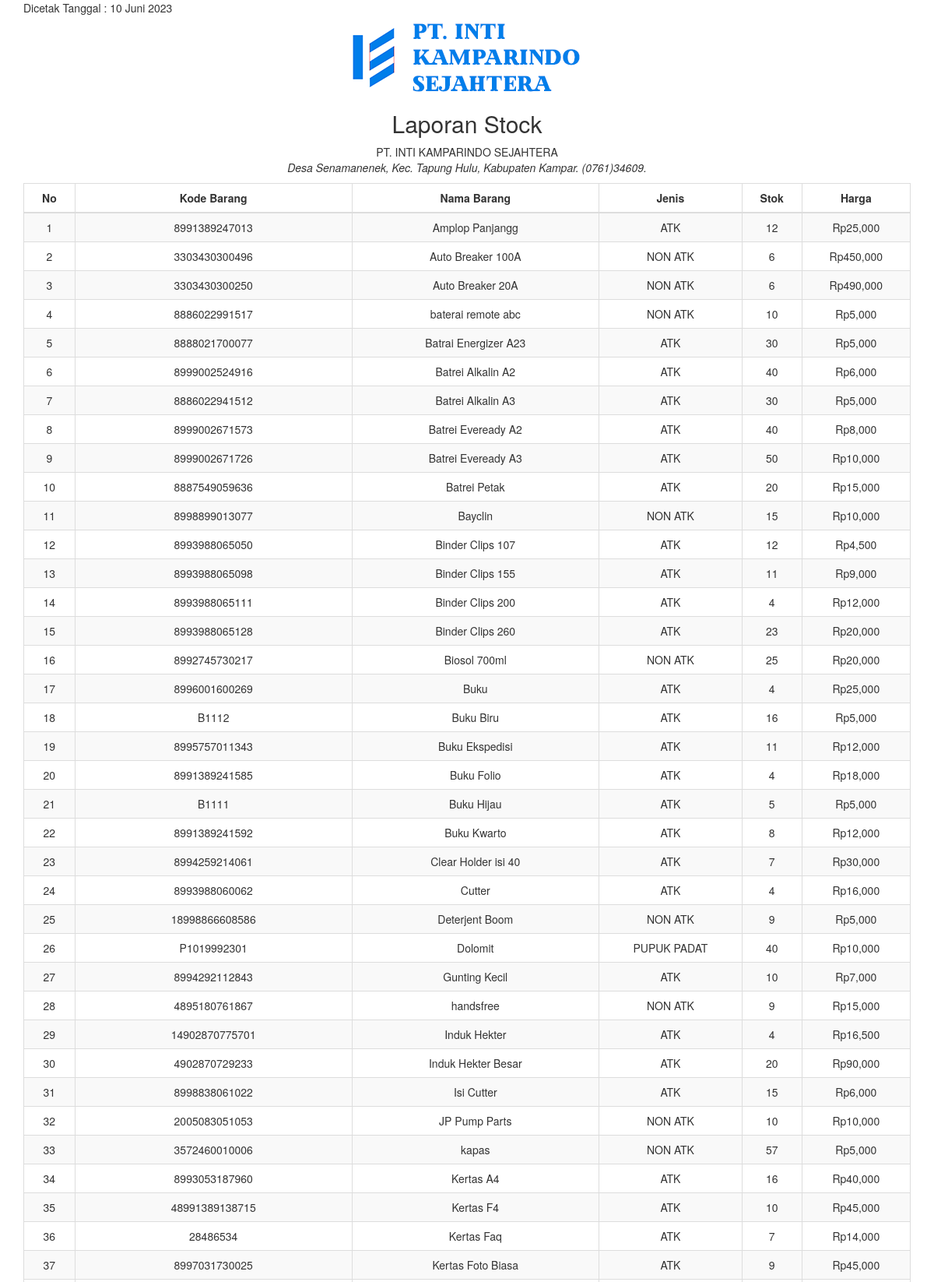
Page /admin/server_side/new_laporanstock.php (upper part) on the committed database.
### tables this page shows
CREATE TABLE `barang` (
  `kobar` varchar(50) NOT NULL,
  `nama_barang` varchar(100) NOT NULL,
  `jenis` varchar(30) NOT NULL,
  `rak` varchar(20) NOT NULL
);

### admin/server_side/new_laporanstock.php (the view, shortened to what this page needs)
<?php include("../conn.php"); ?>
<!DOCTYPE html>
<html>
<head>
    <link rel="stylesheet" href="../assets/css/bootstrap.css" type="text/css" />
</head>
<body onLoad="window.print()">
    <div class="container">
        <p>Dicetak Tanggal : <?php echo tgl_indo(date('Y-m-d')); ?></p>
        <div class="text-center">
            <img src="../images/PT INTI.png" />
            <h2>Laporan Stock</h2>
            <p>PT. INTI KAMPARINDO SEJAHTERA</br>
                <em>Desa Senamanenek, Kec. Tapung Hulu, Kabupaten Kampar. (0761)34609.</em>
            </p>
        </div>
        <table class="table table-striped table-bordered">
            <thead>
                <tr>
                    <th style="text-align: center;">No</th>
                    <th style="text-align: center;">Kode Barang</th>
                    <th style="text-align: center;">Nama Barang</th>
                    <th style="text-align: center;">Jenis</th>
                    <th style="text-align: center;">Stok</th>
                    <th style="text-align: center;">Harga</th>
                </tr>
            </thead>
            <tbody>
                <?php
                $sql = $conn->query("SELECT barang.kobar as kobar, barang.nama_barang as nama_barang,barang.jenis as jenis, id_masuk, max(harga) as harga, SUM(sisa) as sisa FROM barang LEFT JOIN detail_barang_masuk ON barang.kobar = detail_barang_masuk.kobar GROUP BY nama_barang");
                $no = 1;
                while ($data = $sql->fetch_assoc()) {
                ?>
                    <tr align="center">
                        <td><?php echo $no ?></td>
                        <td><?php echo $data['kobar']; ?></td>
                        <td><?php echo $data['nama_barang']; ?></td>
                        <td><?php echo $data['jenis']; ?></td>
                        <td><?php echo ($data['sisa'] == '') ? "0" : $data['sisa']; ?></td>
                        <td>Rp<?php echo number_format($data['harga']); ?></td>
                    </tr>
                <?php
                    $no++;
                }
                ?>
            </tbody>
        </table>
    </div>
    <?php
    function tgl_indo($tanggal)
    {
        $bulan = array(
            1 =>   'Januari',
            'Februari',
            'Maret',
            'April',
            'Mei',
            'Juni',
            'Juli',
            'Agustus',
            'September',
            'Oktober',
            'November',
            'Desember'
        );
        $pecahkan = explode('-', $tanggal);
        return $pecahkan[2] . ' ' . $bulan[(int)$pecahkan[1]] . ' ' . $pecahkan[0];
    }
    ?>
</body>
</html>

### rows in the picture
barang: kobar "8991389247013", nama_barang "Amplop Panjangg", jenis "ATK", sisa "12", harga "25,000"
barang: kobar "3303430300496", nama_barang "Auto Breaker 100A", jenis "NON ATK", sisa "6", harga "450,000"
barang: kobar "3303430300250", nama_barang "Auto Breaker 20A", jenis "NON ATK", sisa "6", harga "490,000"
barang: kobar "8886022991517", nama_barang "baterai remote abc", jenis "NON ATK", sisa "10", harga "5,000"
barang: kobar "8888021700077", nama_barang "Batrai Energizer A23", jenis "ATK", sisa "30", harga "5,000"
barang: kobar "8999002524916", nama_barang "Batrei Alkalin A2", jenis "ATK", sisa "40", harga "6,000"
barang: kobar "8886022941512", nama_barang "Batrei Alkalin A3", jenis "ATK", sisa "30", harga "5,000"
barang: kobar "8999002671573", nama_barang "Batrei Eveready A2", jenis "ATK", sisa "40", harga "8,000"
barang: kobar "8999002671726", nama_barang "Batrei Eveready A3", jenis "ATK", sisa "50", harga "10,000"
barang: kobar "8887549059636", nama_barang "Batrei Petak", jenis "ATK", sisa "20", harga "15,000"
barang: kobar "8998899013077", nama_barang "Bayclin", jenis "NON ATK", sisa "15", harga "10,000"
barang: kobar "8993988065050", nama_barang "Binder Clips 107", jenis "ATK", sisa "12", harga "4,500"
barang: kobar "8993988065098", nama_barang "Binder Clips 155", jenis "ATK", sisa "11", harga "9,000"
barang: kobar "8993988065111", nama_barang "Binder Clips 200", jenis "ATK", sisa "4", harga "12,000"
barang: kobar "8993988065128", nama_barang "Binder Clips 260", jenis "ATK", sisa "23", harga "20,000"
barang: kobar "8992745730217", nama_barang "Biosol 700ml", jenis "NON ATK", sisa "25", harga "20,000"
barang: kobar "8996001600269", nama_barang "Buku", jenis "ATK", sisa "4", harga "25,000"
barang: kobar "B1112", nama_barang "Buku Biru", jenis "ATK", sisa "16", harga "5,000"
barang: kobar "8995757011343", nama_barang "Buku Ekspedisi", jenis "ATK", sisa "11", harga "12,000"
barang: kobar "8991389241585", nama_barang "Buku Folio", jenis "ATK", sisa "4", harga "18,000"
barang: kobar "B1111", nama_barang "Buku Hijau", jenis "ATK", sisa "5", harga "5,000"
barang: kobar "8991389241592", nama_barang "Buku Kwarto", jenis "ATK", sisa "8", harga "12,000"
barang: kobar "8994259214061", nama_barang "Clear Holder isi 40", jenis "ATK", sisa "7", harga "30,000"
barang: kobar "8993988060062", nama_barang "Cutter", jenis "ATK", sisa "4", harga "16,000"
barang: kobar "18998866608586", nama_barang "Deterjent Boom", jenis "NON ATK", sisa "9", harga "5,000"
barang: kobar "P1019992301", nama_barang "Dolomit", jenis "PUPUK PADAT", sisa "40", harga "10,000"
barang: kobar "8994292112843", nama_barang "Gunting Kecil", jenis "ATK", sisa "10", harga "7,000"
barang: kobar "4895180761867", nama_barang "handsfree", jenis "NON ATK", sisa "9", harga "15,000"
barang: kobar "14902870775701", nama_barang "Induk Hekter", jenis "ATK", sisa "4", harga "16,500"
barang: kobar "4902870729233", nama_barang "Induk Hekter Besar", jenis "ATK", sisa "20", harga "90,000"
barang: kobar "8998838061022", nama_barang "Isi Cutter", jenis "ATK", sisa "15", harga "6,000"
barang: kobar "2005083051053", nama_barang "JP Pump Parts", jenis "NON ATK", sisa "10", harga "10,000"
barang: kobar "3572460010006", nama_barang "kapas", jenis "NON ATK", sisa "57", harga "5,000"
barang: kobar "8993053187960", nama_barang "Kertas A4", jenis "ATK", sisa "16", harga "40,000"
barang: kobar "48991389138715", nama_barang "Kertas F4", jenis "ATK", sisa "10", harga "45,000"
barang: kobar "28486534", nama_barang "Kertas Faq", jenis "ATK", sisa "7", harga "14,000"
barang: kobar "8997031730025", nama_barang "Kertas Foto Biasa", jenis "ATK", sisa "9", harga "45,000"
